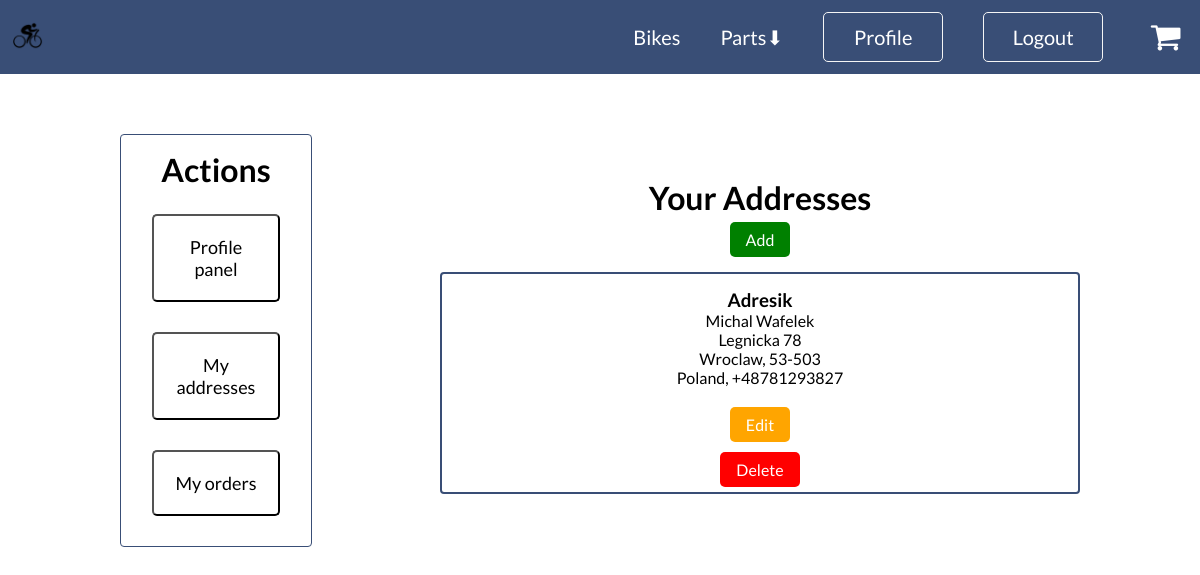
The app's page /profile/addresses/ (signed in) with its own data.
### users/models.py (models this page shows, shortened)
class Address(models.Model):
    name = models.CharField(max_length=50, unique=True)
    first_name = models.CharField(max_length=30)
    last_name = models.CharField(max_length=30)
    street = models.CharField(max_length=100)
    house = models.CharField(max_length=10)
    apartment = models.CharField(max_length=10, blank=True, null=True)
    postal_code = models.CharField(max_length=10)
    city = models.CharField(max_length=50)
    country = models.CharField(max_length=20)
    phone = PhoneNumberField(unique=True)
    user = models.ForeignKey(User, on_delete=models.CASCADE)

### users/views.py (the view)
# urls.py: path('profile/addresses/', UserAddressesView.as_view(), name='addresses'),
class UserAddressesView(LoginRequiredMixin, ListView):
    model = Address
    template_name = 'users/address.html'
    context_object_name = 'addresses'
    def get_queryset(self):
        return Address.objects.filter(user=self.request.user)

### shop/context_processors.py (called while the page is built)
def products(request):
    categories = Category.objects.exclude(name="Bikes")
    bikes_category = Category.objects.get(name="Bikes")
    return {'categories': categories, 'bikes_category': bikes_category}

### shop/models.py (called while the page is built)
    def get_absolute_url(self):
        return reverse('shop:product-list', args=[self.name.lower()])

### templates/users/address.html
{% extends "base_profile.html" %}
{% block profile_content %}
<h1>Your Addresses</h1>
<a class="add-button" href="{% url 'users:addresses-add' %}" style="background-color: green; color: white;">Add</a>
{% for address in addresses %}
    <div class="address-container">
        <div class="address-element">
            <h3>{{ address.name }}</h3>
            <p>{{ address.first_name }} {{ address.last_name }}</p>
            <p>{{ address.street }} {{ address.house }} {% if address.apartment%} / {{ address.apartment }} {% endif %}</p>
            <p>{{ address.city }}, {{ address.postal_code }}</p>
            <p>{{ address.country }}, {{ address.phone }}</p>
        </div>
        <a class="add-button" href="{% url 'users:addresses-update' address.id %}" style="background-color: orange; color: white;">Edit</a>
        <form method="POST" action="{% url 'users:addresses-delete' address.id %}">
           {% csrf_token %}<input type="submit" value="Delete">
        </form>
    </div>
{% endfor %}
{% endblock profile_content %}

### static/css/style.css (style rules this page uses)
* { margin: 0; padding: 0; box-sizing: border-box; font-family: 'Lato', sans-serif; }
body { background-color: #ffffff; }
.add-button { background-color: #4CAF50; color: white; padding: 8px 16px; border: none; border-radius: 5px; text-align: center; text-decoration: none; display: inline-block; font-size: 16px; margin: 5px 0; cursor: pointer; transition: background-color 0.3s; }
.address-container { margin: 10px auto; border: 2px solid #394E76; border-radius: 4px; width: auto; }
.address-element { display: flex; justify-content: space-around; flex-direction: column; padding: 15px; }
.address-container input { background-color: red; color: white; padding: 8px 16px; border: none; border-radius: 5px; text-align: center; text-decoration: none; display: inline-block; font-size: 16px; margin: 5px 0; cursor: pointer; color: white; }

### records on screen
Address: name "Adresik", first_name "Michal", last_name "Wafelek", street "Legnicka", house "78", city "Wroclaw", postal_code "53-503", country "Poland", phone "+48781293827"
